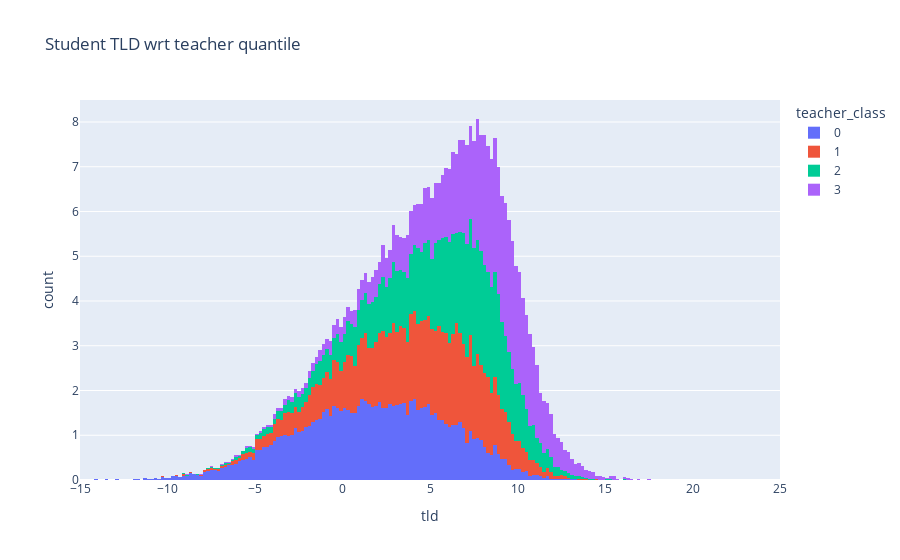

The notebook cell this image was saved under:
### Code cell
# Plot Quantile TLD
quantile_tld(teacher_df,student_df)

### Figure 1 — Plotly figure (JSON) as saved in the notebook; plotly's stock layout.template omitted (floating-point values rounded to 4 significant figures; data arrays with more than 128 entries replaced by an {"elided": "..."} marker saying what was removed)
{"data": [{"alignmentgroup": "True", "bingroup": "x", "histnorm": "percent", "hovertemplate": "teacher_class=0<br>tld=%{x}<br>count=%{y}<extra></extra>", "legendgroup": "0", "marker": {"color": "#636efa"}, "name": "0", "offsetgroup": "0", "orientation": "v", "showlegend": true, "type": "histogram", "x": {"elided": "15000 float values"}, "xaxis": "x", "yaxis": "y"}, {"alignmentgroup": "True", "bingroup": "x", "histnorm": "percent", "hovertemplate": "teacher_class=1<br>tld=%{x}<br>count=%{y}<extra></extra>", "legendgroup": "1", "marker": {"color": "#EF553B"}, "name": "1", "offsetgroup": "1", "orientation": "v", "showlegend": true, "type": "histogram", "x": {"elided": "15000 float values"}, "xaxis": "x", "yaxis": "y"}, {"alignmentgroup": "True", "bingroup": "x", "histnorm": "percent", "hovertemplate": "teacher_class=2<br>tld=%{x}<br>count=%{y}<extra></extra>", "legendgroup": "2", "marker": {"color": "#00cc96"}, "name": "2", "offsetgroup": "2", "orientation": "v", "showlegend": true, "type": "histogram", "x": {"elided": "15000 float values"}, "xaxis": "x", "yaxis": "y"}, {"alignmentgroup": "True", "bingroup": "x", "histnorm": "percent", "hovertemplate": "teacher_class=3<br>tld=%{x}<br>count=%{y}<extra></extra>", "legendgroup": "3", "marker": {"color": "#ab63fa"}, "name": "3", "offsetgroup": "3", "orientation": "v", "showlegend": true, "type": "histogram", "x": {"elided": "15000 float values"}, "xaxis": "x", "yaxis": "y"}], "layout": {"autosize": true, "barmode": "relative", "legend": {"title": {"text": "teacher_class"}, "tracegroupgap": 0}, "title": {"text": "Student TLD wrt teacher quantile"}, "xaxis": {"anchor": "y", "domain": [0, 1], "range": [-15, 25], "title": {"text": "tld"}, "type": "linear"}, "yaxis": {"anchor": "x", "autorange": true, "domain": [0, 1], "range": [0, 8.491], "title": {"text": "count"}}}}
